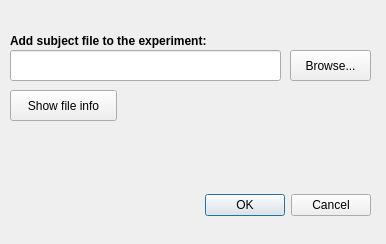
<?xml version="1.0" encoding="UTF-8"?>
<ui version="4.0">
 <class>AddSubject</class>
 <widget class="QDialog" name="AddSubject">
  <property name="geometry">
   <rect>
    <x>0</x>
    <y>0</y>
    <width>386</width>
    <height>244</height>
   </rect>
  </property>
  <property name="windowTitle">
   <string>Meggie - Add subject</string>
  </property>
  <widget class="QDialogButtonBox" name="buttonBox">
   <property name="geometry">
    <rect>
     <x>200</x>
     <y>190</y>
     <width>171</width>
     <height>31</height>
    </rect>
   </property>
   <property name="sizePolicy">
    <sizepolicy hsizetype="Expanding" vsizetype="Fixed">
     <horstretch>0</horstretch>
     <verstretch>0</verstretch>
    </sizepolicy>
   </property>
   <property name="orientation">
    <enum>Qt::Horizontal</enum>
   </property>
   <property name="standardButtons">
    <set>QDialogButtonBox::Cancel|QDialogButtonBox::Ok</set>
   </property>
  </widget>
  <widget class="QLabel" name="label">
   <property name="geometry">
    <rect>
     <x>10</x>
     <y>30</y>
     <width>251</width>
     <height>21</height>
    </rect>
   </property>
   <property name="font">
    <font>
     <weight>75</weight>
     <bold>true</bold>
    </font>
   </property>
   <property name="text">
    <string>Add subject file to the experiment:</string>
   </property>
  </widget>
  <widget class="QPushButton" name="pushButtonBrowse">
   <property name="geometry">
    <rect>
     <x>290</x>
     <y>50</y>
     <width>81</width>
     <height>31</height>
    </rect>
   </property>
   <property name="sizePolicy">
    <sizepolicy hsizetype="Minimum" vsizetype="Fixed">
     <horstretch>0</horstretch>
     <verstretch>0</verstretch>
    </sizepolicy>
   </property>
   <property name="text">
    <string>Browse...</string>
   </property>
  </widget>
  <widget class="QLineEdit" name="lineEditFileName">
   <property name="geometry">
    <rect>
     <x>10</x>
     <y>50</y>
     <width>271</width>
     <height>31</height>
    </rect>
   </property>
  </widget>
  <widget class="QPushButton" name="pushButtonShowFileInfo">
   <property name="geometry">
    <rect>
     <x>10</x>
     <y>90</y>
     <width>107</width>
     <height>31</height>
    </rect>
   </property>
   <property name="text">
    <string>Show file info</string>
   </property>
  </widget>
 </widget>
 <resources/>
 <connections>
  <connection>
   <sender>buttonBox</sender>
   <signal>accepted()</signal>
   <receiver>AddSubject</receiver>
   <slot>accept()</slot>
   <hints>
    <hint type="sourcelabel">
     <x>248</x>
     <y>254</y>
    </hint>
    <hint type="destinationlabel">
     <x>157</x>
     <y>274</y>
    </hint>
   </hints>
  </connection>
  <connection>
   <sender>buttonBox</sender>
   <signal>rejected()</signal>
   <receiver>AddSubject</receiver>
   <slot>reject()</slot>
   <hints>
    <hint type="sourcelabel">
     <x>316</x>
     <y>260</y>
    </hint>
    <hint type="destinationlabel">
     <x>286</x>
     <y>274</y>
    </hint>
   </hints>
  </connection>
 </connections>
</ui>
